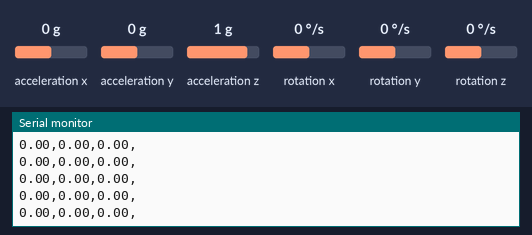
Simulated run of this sketch. Board: Arduino Uno, built with avr-gcc and run on an emulated ATmega328P. Parts: the last lines printed to the serial monitor. Inputs (shaded band) come from the test bench; at power-on: acceleration x 0 g, acceleration y 0 g, acceleration z 1 g, rotation z 0 °/s, rotation x 0 °/s, rotation y 0 °/s. No radio packets arrive unless stated.

Above: at 1.7 s.
1.8 s: acceleration x set to -1.4 g
At 1.82 s:
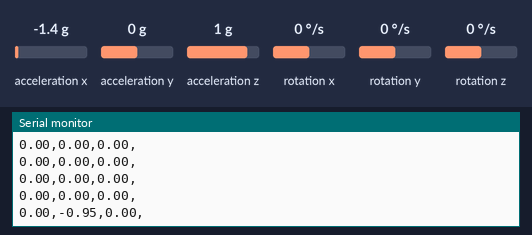
4.8 s: acceleration y set to -1.4 g
At 4.8 s:
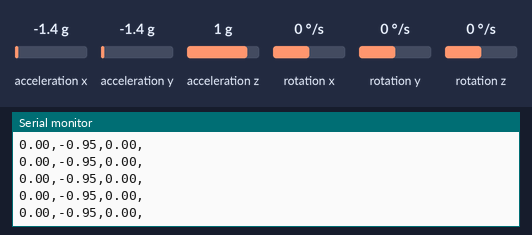
6.3 s: acceleration z set to -1.4 g
At 6.4 s:
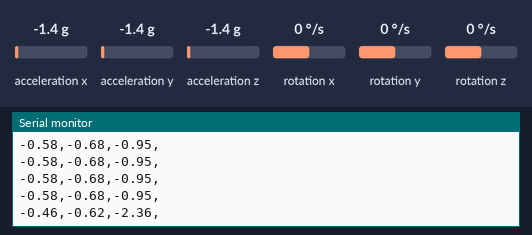
7.8 s: rotation z set to -192 °/s
At 7.89 s:
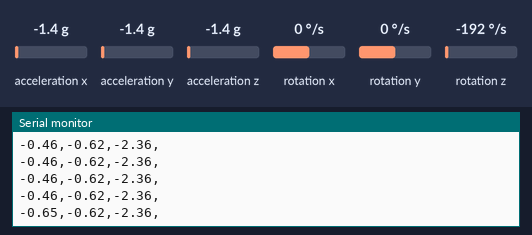
Timing chart, 0 to 10.3 s (numbered marks = the images above; inputs shaded):
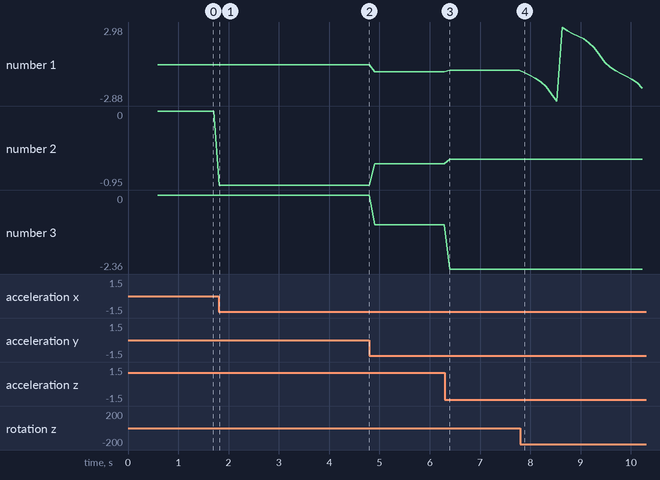

Measured:
- after the input at 1.8 s, the serial monitor: prints a new line at once (image 1)
- after the input at 6.3 s, the serial monitor: prints a new line after 0.09 s (image 3)
- after the input at 7.8 s, the serial monitor: prints a new line after 0.09 s (image 4)
- plotted number 1: 0 → -0.58 after the input at 4.8 s, -0.58 → -0.46 after the input at 6.3 s, -0.46 → -1.89 after the input at 7.8 s
- plotted number 2: 0 → -0.95 after the input at 1.8 s, -0.95 → -0.68 after the input at 4.8 s, -0.68 → -0.62 after the input at 6.3 s
- plotted number 3: -0.95 → -2.36 after the input at 6.3 s

The sketch:

handTransmitter.ino
```cpp
// MPU

#include "I2Cdev.h"
#include "MPU6050_6Axis_MotionApps_V6_12.h"
#if I2CDEV_IMPLEMENTATION == I2CDEV_ARDUINO_WIRE
#include "Wire.h"
#endif

MPU6050 MPU(0x68);

// MPU control/status vars
bool dmpReady = false;  // set true if DMP init was successful
uint8_t devStatus;      // return status after each device operation (0 = success, !0 = error)
uint16_t packetSize;    // expected DMP packet size (default is 42 bytes)
uint16_t fifoCount;     // count of all bytes currently in FIFO
uint8_t MPUbuffer[64]; // FIFO storage buffer

float ypr[3];           // [yaw, pitch, roll]   yaw/pitch/roll container and gravity vector

// RADIO

#include <SPI.h>
#include <nRF24L01.h>
#include <RF24.h>

RF24 radio(7, 8); // CE, CSN
const byte address[6] = "20000";

unsigned long lastSendTimestamp;
int waitTime = 100;

void setup() {
  Serial.begin(9600);
  setupRadio();
  setupMPU();
}


void loop() {
  bool dataReady = updateMPU();

  if (dataReady && millis() - lastSendTimestamp > waitTime) {
    sendData();
    lastSendTimestamp = millis();
  }
}


void sendData() {
  for (int i = 0; i < 3; i ++) {
    Serial.print(ypr[i]);
    Serial.print(",");
  }
  Serial.println();

  radio.write(&ypr, sizeof(ypr));

}

bool updateMPU() {
  // orientation/motion vars
  Quaternion q;           // [w, x, y, z]         quaternion container
  VectorFloat gravity;    // [x, y, z]            gravity vector

  // if programming failed, don't try to do anything
  if (!dmpReady) return false;

  bool dataReady = MPU.dmpGetCurrentFIFOPacket(MPUbuffer);

  if (dataReady) {
    // display Euler angles in degrees
    MPU.dmpGetQuaternion(&q, MPUbuffer);
    MPU.dmpGetGravity(&gravity, &q);
    MPU.dmpGetYawPitchRoll(ypr, &q, &gravity);

    return true;
  }

  return false;
}

void setupRadio() {
  radio.begin();
  radio.openWritingPipe(address);
  radio.setPALevel(RF24_PA_MIN);
  radio.stopListening();
}

void setupMPU() {
  // join I2C bus (I2Cdev library doesn't do this automatically)
#if I2CDEV_IMPLEMENTATION == I2CDEV_ARDUINO_WIRE
  Wire.begin();
  Wire.setClock(400000); // 400kHz I2C clock. Comment this line if having compilation difficulties
#elif I2CDEV_IMPLEMENTATION == I2CDEV_BUILTIN_FASTWIRE
  Fastwire::setup(400, true);
#endif

  Serial.println(F("Initializing I2C devices..."));
  MPU.initialize();

  Serial.println(F("Testing device connections..."));
  Serial.println(MPU.testConnection() ? F(" connection successful") : F(" connection failed"));

  devStatus = MPU.dmpInitialize();

  MPU.CalibrateAccel(6);
  MPU.CalibrateGyro(6);
  MPU.PrintActiveOffsets();

  Serial.println(F("Enabling DMP..."));
  MPU.setDMPEnabled(true);
  MPU.getIntStatus();
  Serial.println(F("DMP ready! Waiting for first interrupt..."));
  dmpReady = true;

  // get expected DMP packet size for later comparison
  packetSize = MPU.dmpGetFIFOPacketSize();
}
```
